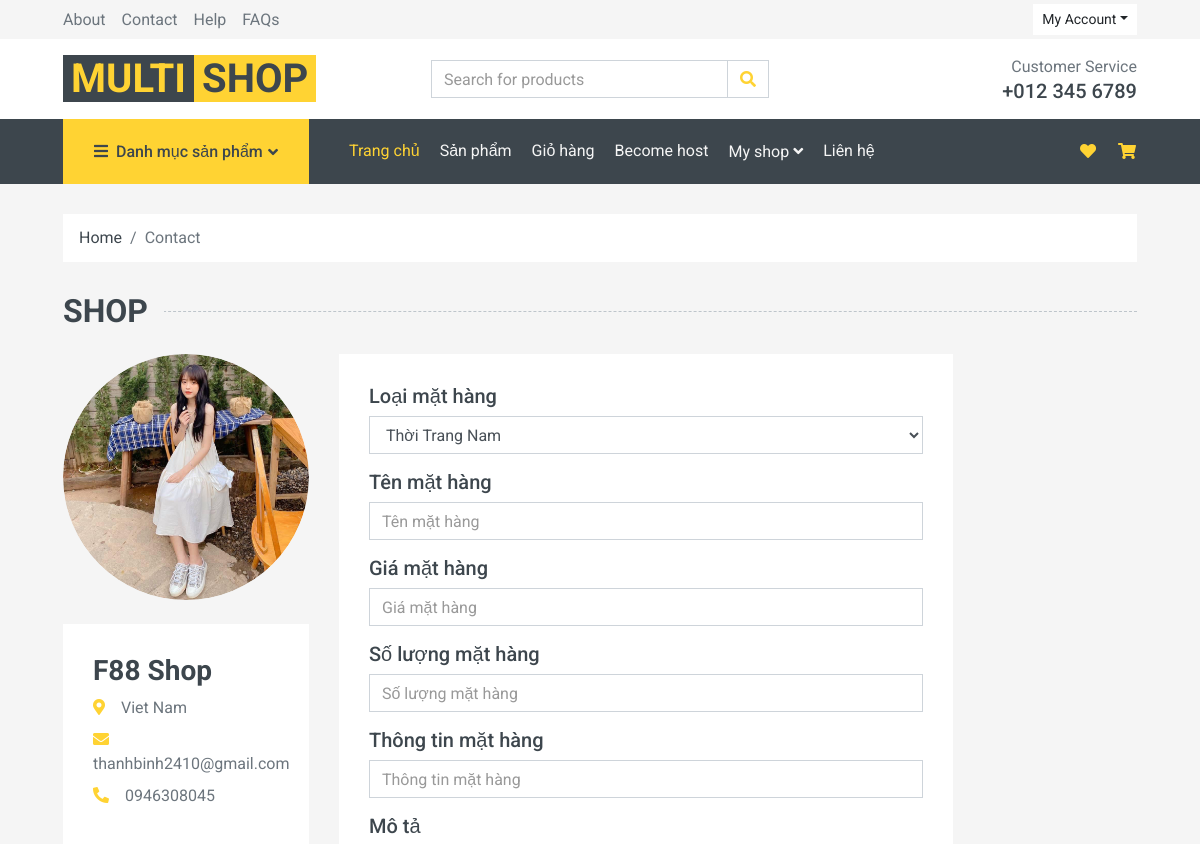
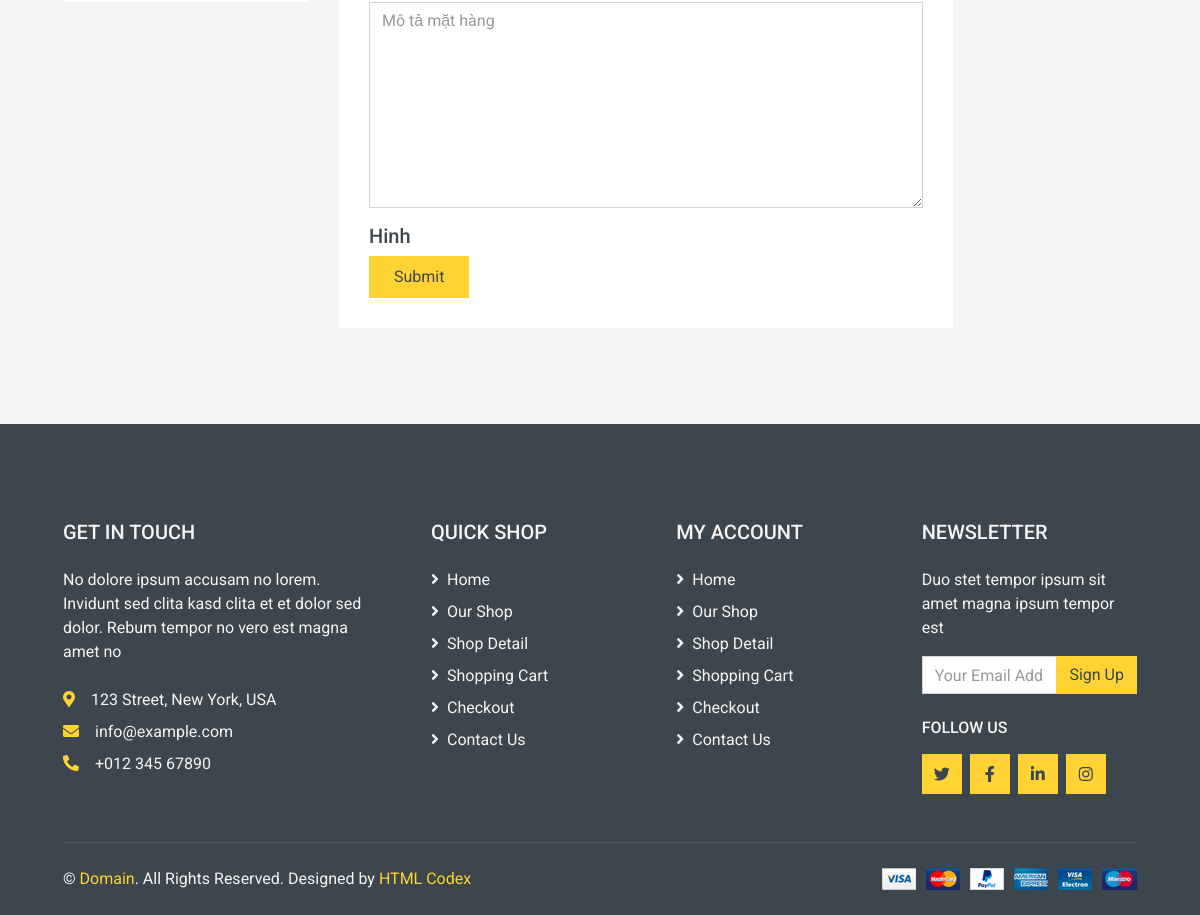
The app's page /add-product (signed in) with its own data (2 pictures, top to bottom).
### ecommerce/models.py (models this page shows)
class Shop(models.Model):
    user = models.ForeignKey(User, models.DO_NOTHING)
    shop_name = models.TextField(blank=True, null=True)
    shop_phone = models.TextField(blank=True, null=True)
    shop_address = models.TextField(blank=True, null=True)
    shop_email = models.TextField(blank=True, null=True)
    shop_type = models.TextField(blank=True, null=True)
    shop_description = models.TextField(blank=True, null=True)
    shop_image_path = models.TextField(blank=True, null=True)
    paypal= models.TextField(blank=True, null=True)
    class Meta:
        managed = True
        db_table = 'shop'

### ecommerce/views.py (the view)
# urls.py: path('add-product', addproduct, name='addproduct'),
@login_required
def addproduct(request):
    user_id = request.user.id
    user = AuthUser.objects.filter(id=user_id).values()[0]
    user_profile = UserProfile.objects.filter(user_id=user_id).values()[0]
    shop = Shop.objects.filter(user_id=user_id).values()[0]
    categories = Category.objects.all()
    return render(request, 'home/addproduct.html', {'user': user, 'user_profile': user_profile,'shop': shop, 'categories': categories})

### templates/home/addproduct.html (shortened to what this page needs)
{% extends "home/base.html" %}
{% load static %}
{% load custom_filter %}
{% block placeholder %}
    <div class="container-fluid">
        <div class="row px-xl-5">
            <div class="col-12">
                <nav class="breadcrumb bg-light mb-30">
                    <a class="breadcrumb-item text-dark" href="#">Home</a>
                    <span class="breadcrumb-item active">Contact</span>
                </nav>
            </div>
        </div>
    </div>
    <div class="container-fluid">
        <h2 class="section-title position-relative text-uppercase mx-xl-5 mb-4"><span class="bg-secondary pr-3">Shop</span></h2>
        <div class="row px-xl-5">
            <div class="col-lg-3 mb-5">
                <div class="product-img position-relative overflow-hidden mb-4" style="border-radius: 50%;">
                    <img class="img-fluid w-100" src="{% static 'img/user_image' %}/{{ shop.shop_image_path }}" alt="" style="border-radius: 50%;">
                </div>
                <div class="bg-light p-30 mb-3">
                    <h3>{{shop.shop_name}}</h3>
                    <p class="mb-2"><i class="fa fa-map-marker-alt text-primary mr-3"></i>{{ shop.shop_address }}</p>
                    <p class="mb-2"><i class="fa fa-envelope text-primary mr-3"></i>{{ shop.shop_email }}</p>
                    <p class="mb-2"><i class="fa fa-phone-alt text-primary mr-3"></i>{{ shop.shop_phone }}</p>
                </div>
            </div>
            <div class="col-lg-7 mb-5">
                <div class="contact-form bg-light p-30">
                    <form action="add-product-send" method="post" novalidate="novalidate">
                        <h5> Loại mặt hàng </h5>
                        <div class="control-group">
                            <select class="form-control" name="cate" required="required" data-validation-required-message="Nhập loại sản phẩm">
                                {% for category in categories %}
                                    <option value="{{ category.cate_id }}">{{ category.cate_name }}</option>
                                {% endfor %}
                            </select>
                        </div>
                        <h5> Tên mặt hàng </h5>
                        <div class="control-group">
                            <input type="text" class="form-control" name="name" placeholder="Tên mặt hàng"
                                required="required" data-validation-required-message="Nhập tên mặt hàng" />
                        </div>
                        <h5> Giá mặt hàng </h5>
                        <div class="control-group">
                            <input type="text" class="form-control" name="price" placeholder="Giá mặt hàng"
                                required="required" data-validation-required-message="Nhập giá mặt hàng" />
                        </div>
                        <h5> Số lượng mặt hàng </h5>
                        <div class="control-group">
                            <input type="text" class="form-control" name="quantity" placeholder="Số lượng mặt hàng"
                                required="required" data-validation-required-message="Nhập số lượng mặt hàng" />
                        </div>
                        <h5> Thông tin mặt hàng </h5>
                        <div class="control-group">
                            <input type="text" class="form-control" name="information" placeholder="Thông tin mặt hàng"
                                required="required" data-validation-required-message="Nhập thông tin mặt hàng" />
                        </div>
                        <h5> Mô tả </h5>
                        <div class="control-group">
                            <textarea class="form-control" rows="8" name="description" placeholder="Mô tả mặt hàng"
                                required="required"
                                data-validation-required-message="Nhập thông tin mô tả mặt hàng"></textarea>
                        </div>
                        <h5> Hinh </h5>
                        <div>
                            <button class="btn btn-primary py-2 px-4" type="submit">Submit</button>
                        </div>
                    </form>
                </div>
            </div>
        </div>
    </div>
{% endblock %}

### records on screen
Shop: shop_image_path (picture), shop_name "F88 Shop", shop_address "Viet Nam", shop_email "thanhbinh2410@gmail.com", shop_phone "0946308045"

### other values on screen
form field cate "Thời Trang Nam"
